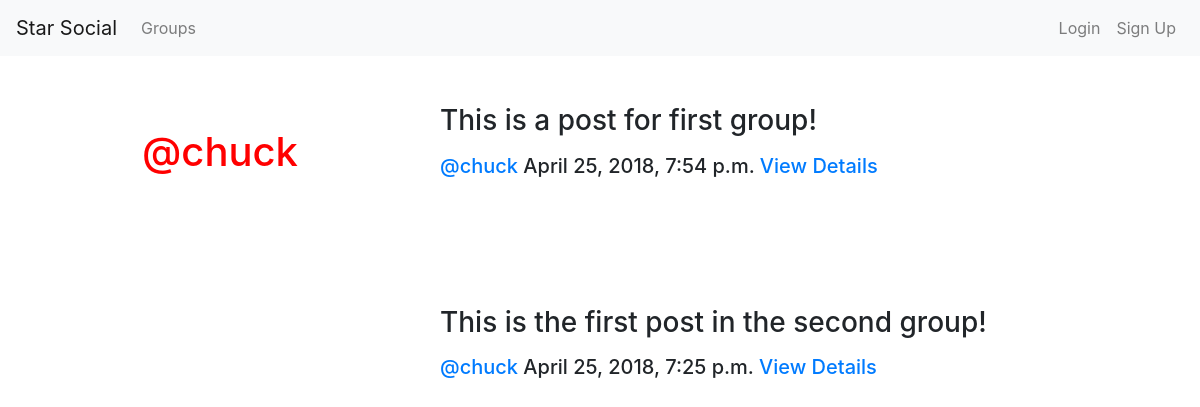
Screenshot of /posts/by/chuck/ with the database file from the repository.
### posts/models.py (models this page shows, shortened)
class Post(models.Model):
    user = models.ForeignKey(User, related_name='posts', on_delete=models.CASCADE)
    create_date = models.DateTimeField(auto_now=True)
    message = models.TextField()
    message_html = models.TextField(editable=False)
    group = models.ForeignKey(Group, related_name='posts', null=True, blank=True, on_delete=models.CASCADE)
    class Meta():
        ordering = ['-create_date']
        unique_together = ['user', 'message']

### posts/views.py (the view)
# urls.py: path('by/<slug:username>/', views.UserPosts.as_view(), name = 'for_user'),
class UserPosts(generic.ListView):
    model = models.Post
    template_name = 'posts/user_post_list.html'
    def get_queryset(self):
        try:
            self.post_user = User.objects.prefetch_related('posts').get(username__iexact=self.kwargs.get('username'))
        except User.DoesNotExist:
            raise Http404
        else:
            return self.post_user.posts.all()
    def get_context_data(self, **kwargs):
        context = super().get_context_data(**kwargs)
        context['post_user'] = self.post_user
        return context

### posts/templates/posts/user_post_list.html
{% extends "posts/post_base.html" %}
{% block prepost %}
    <div class="col-md-4">
        <br><br><br>
        <h1>@{{post_user.username}}</h1>
    </div>
{% endblock prepost %}
{% block post_content %}
    <div class="col-md-8">
        {% for post in post_list %}
            {% include "posts/_post.html" with hide_delete=False %}
        {% endfor %}
    </div>
{% endblock post_content %}

### posts/templates/posts/_post.html (shortened to what this page needs)
<div class="col-12 post-media">
    <br><br>
    <h3>{{post.message_html|safe}}</h3>
    <div class="media-body">
        <h5 class="media-heading">
            <time class="time">
                <span class="username"><a href="{% url 'posts:for_user' username=post.user.username%}">@{{post.user.username}}</a></span>
                {{post.create_date}}
                <a href="{% url 'posts:single' username=post.user.username pk=post.pk %}">View Details</a>
            </time>
        </h5>
        <br>
    </div>
    <br><br>
</div>

### static/css/master.css (style rules this page uses)
h1 { color: red; text-align: center; margin: auto; align-content: center; }

### rows the page displays
Post: message_html "This is a post for first group!", user.username "chuck", create_date "April 25, 2018, 7:54 p.m."
Post: message_html "This is the first post in the second group!", user.username "chuck", create_date "April 25, 2018, 7:25 p.m."

### other values shown
{{ post_user.username }} "chuck"
